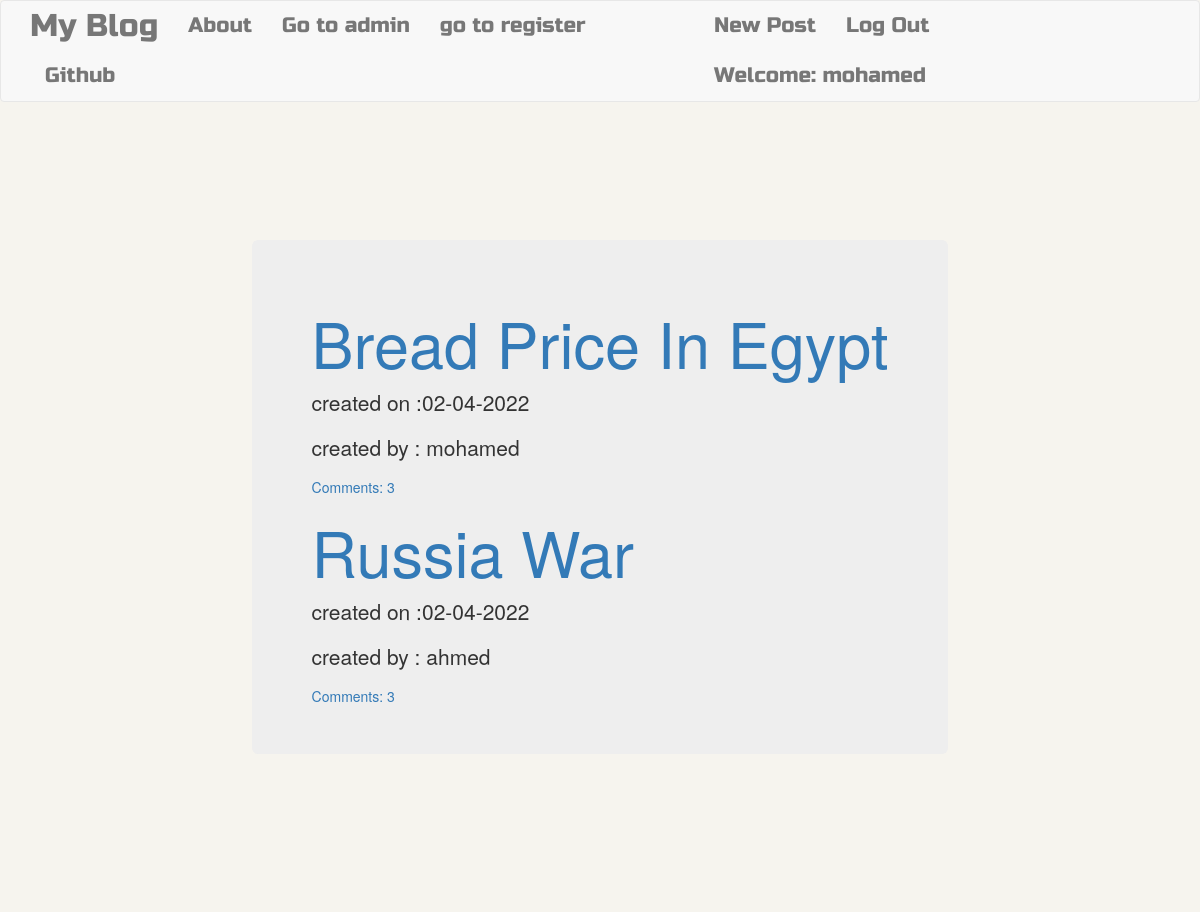
The app's page / (signed in) with its own data.
### blog/models.py (models this page shows, shortened)
class Post (models.Model):
    author=models.ForeignKey('auth.User',on_delete=models.CASCADE)
    title=models.CharField(max_length=200)
    text=models.TextField()
    create_date=models.DateTimeField(default=timezone.now)
    publish_date=models.DateTimeField(blank=True,null=True)
    def approve_comments(self):
        return self.comments.filter(approved_comment=True)

### blog/views.py (the view)
# urls.py: url(r'^$',views.postlistview.as_view(),name='postlist'),
class postlistview(ListView):
    model=Post
    def get_queryset (self):
        return Post.objects.order_by('-create_date')

### blog/templates/blog/post_list.html
{% extends 'blog/base.html' %}
{% block content %}
<div class="jumbotron">
  {% for post in post_list %}
<div class="post">
<h1><a href="{% url 'postdetail' pk=post.pk %}">{{post.title}}</a></h1>
</div>
<div class="date">
  <p>created on :{{post.create_date|date:'d-m-Y'}}</p>
  <p>created by : {{post.author}}</p>
</div>
<a href="{% url 'postdetail' pk=post.pk  %}">Comments: {{post.approve_comments.count}}</a>
  {% endfor %}
</div>
{% endblock %}

### blog/templates/blog/base.html (shortened to what this page needs)
<!DOCTYPE html>
{% load staticfiles %}
<html lang="en" dir="ltr">
  <head>
<link rel="stylesheet" href="https://maxcdn.bootstrapcdn.com/bootstrap/3.3.7/css/bootstrap.min.css"
<script src="//cdn.jsdelivr.net/npm/medium-editor@latest/dist/js/medium-editor.min.js"></script>
<link rel="stylesheet" href="//cdn.jsdelivr.net/npm/medium-editor@latest/dist/css/medium-editor.min.css" type="text/css" media="screen" charset="utf-8">
<link rel="stylesheet" href="{% static 'css/blog.css' %}">
  </head>
  <body>
    <nav class='navbar navbar-default techfont custom-navbar '  >
      <div class="container">
        <ul class= 'nav navbar-nav'>
          <li> <a class='navbar-brand bigbrand' href="{% url 'postlist' %}">My Blog</a> </li>
          <li><a href="{% url 'about' %}">About</a></li>
          <li><a class="navbar-link" href="{% url 'admin:index' %}">Go to admin</a></li>
          <li><a class="navbar-link" href="{% url 'register' %}">go to register</a></li>
          <li><a href="https://www.github.com">Github</a> </li>
        </ul>
        <ul class='nav navbar-nav navbar-right'>
          {% if user.is_authenticated %}
          <li><a href="{% url 'postnew' %}">New Post</a> </li>
          <li><a href="{% url 'logout' %}">Log Out</a> </li>
          <li><a>Welcome: {{user.username}}</a> </li>
          {% else %}
          <li><a class='nav navbar-right' href="{% url 'login' %}">Login</a> </li>
          {% endif %}
        </ul>
      </div>
    </nav>
    <div class="content container">
      {% block content %}
      {% endblock %}
    </div>
  </body>
</html>

### blog/static/css/blog.css (style rules this page uses)
.techfont { font-family:'Russo One' ,sans-serif; font-size: 1.5em; margin-bottom: 10px; }
.bigbrand { font-size:1.5em; }
body, html { height: 100%; background: #F6F4EE; }
.container { display: flex; align-items: center; justify-content: center; height: 100%; }

### records on screen
Post: title "Bread Price In Egypt", create_date "02-04-2022", author "mohamed", approve_comments.count "3"
Post: title "Russia War", create_date "02-04-2022", author "ahmed", approve_comments.count "3"

### other values on screen
{{ user.username }} "mohamed"
